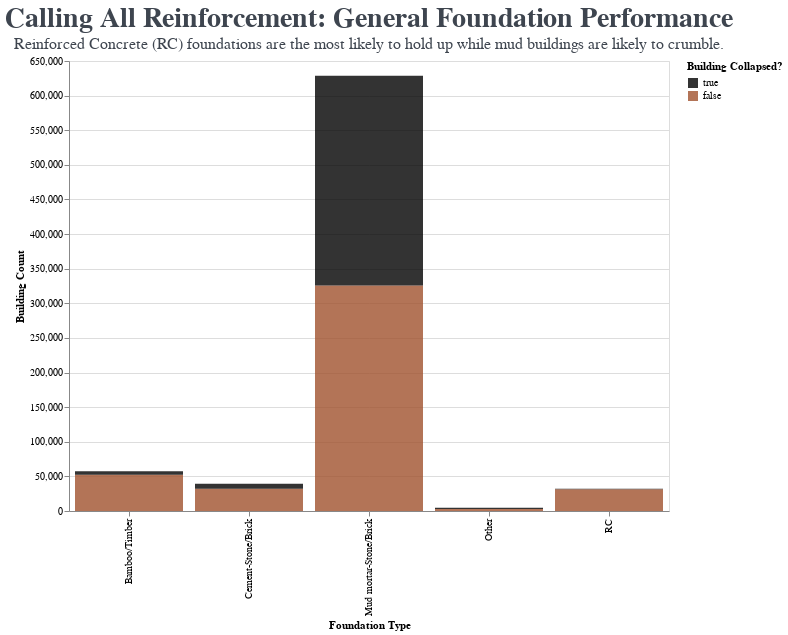

Here is the notebook cell this chart was saved with:
### Code cell
foundation = df.groupby(['collapse_grade', 'foundation_type']).count().reset_index()

dom = [True, False] 
rng = ['black', 'sienna'] 

foundation_collapse = alt.Chart(foundation, 
title='Land Condition By Collapse Grade').mark_bar(
    opacity=0.8
).encode(
    x=alt.X('foundation_type:N', title='Foundation Type').axis(),
    y=alt.Y('building_id', title='Building Count'),
    color=alt.Color('collapse_grade', title='Building Collapsed?').scale(domain=dom, range=rng))

foundation_collapse.properties(title = alt.TitleParams(
    text = "Calling All Reinforcement: General Foundation Performance", 
    subtitle = ["Reinforced Concrete (RC) foundations are the most likely to hold up while mud buildings are likely to crumble."],
    fontSize = 28,
    color = '#3E454F', 
    subtitleFont = 'Barlow',
    subtitleFontSize = 16, 
    subtitleColor = '#3E454F'),
    width=600,
    height=450
)

### Figure 1 — Vega-Lite specification as saved in the notebook (floating-point values rounded to 4 significant figures)
{"config": {"view": {"continuousWidth": 300, "continuousHeight": 300}}, "data": {"name": "data-93a392b7252853e7b1b0e914586c4fd3"}, "mark": {"type": "bar", "opacity": 0.8}, "encoding": {"color": {"field": "collapse_grade", "scale": {"domain": [true, false], "range": ["black", "sienna"]}, "title": "Building Collapsed?", "type": "nominal"}, "x": {"axis": {}, "field": "foundation_type", "title": "Foundation Type", "type": "nominal"}, "y": {"field": "building_id", "title": "Building Count", "type": "quantitative"}}, "height": 450, "title": {"text": "Calling All Reinforcement: General Foundation Performance", "color": "#3E454F", "fontSize": 28, "subtitle": ["Reinforced Concrete (RC) foundations are the most likely to hold up while mud buildings are likely to crumble."], "subtitleColor": "#3E454F", "subtitleFont": "Barlow", "subtitleFontSize": 16}, "width": 600, "$schema": "https://vega.github.io/schema/vega-lite/v5.8.0.json", "datasets": {"data-93a392b7252853e7b1b0e914586c4fd3": [{"collapse_grade": false, "foundation_type": "Bamboo/Timber", "building_id": 52348, "district_id": 52348, "vdcmun_id": 52348, "ward_id": 52348, "count_floors_pre_eq": 52348, "count_floors_post_eq": 52348, "age_building": 52348, "plinth_area_sq_ft": 52348, "height_ft_pre_eq": 52348, "height_ft_post_eq": 52348, "land_surface_condition": 52348, "roof_type": 52348, "ground_floor_type": 52348, "other_floor_type": 52348, "position": 52348, "plan_configuration": 52348, "has_superstructure_adobe_mud": 52348, "has_superstructure_mud_mortar_stone": 52348, "has_superstructure_stone_flag": 52348, "has_superstructure_cement_mortar_stone": 52348, "has_superstructure_mud_mortar_brick": 52348, "has_superstructure_cement_mortar_brick": 52348, "has_superstructure_timber": 52348, "has_superstructure_bamboo": 52348, "has_superstructure_rc_non_engineered": 52348, "has_superstructure_rc_engineered": 52348, "has_superstructure_other": 52348, "condition_post_eq": 52348, "damage_grade": 52348, "technical_solution_proposed": 52348, "district_name": 52348}, {"collapse_grade": false, "foundation_type": "Cement-Stone/Brick", "building_id": 32011, "district_id": 32011, "vdcmun_id": 32011, "ward_id": 32011, "count_floors_pre_eq": 32011, "count_floors_post_eq": 32011, "age_building": 32011, "plinth_area_sq_ft": 32011, "height_ft_pre_eq": 32011, "height_ft_post_eq": 32011, "land_surface_condition": 32011, "roof_type": 32011, "ground_floor_type": 32011, "other_floor_type": 32011, "position": 32011, "plan_configuration": 32011, "has_superstructure_adobe_mud": 32011, "has_superstructure_mud_mortar_stone": 32011, "has_superstructure_stone_flag": 32011, "has_superstructure_cement_mortar_stone": 32011, "has_superstructure_mud_mortar_brick": 32011, "has_superstructure_cement_mortar_brick": 32011, "has_superstructure_timber": 32011, "has_superstructure_bamboo": 32011, "has_superstructure_rc_non_engineered": 32011, "has_superstructure_rc_engineered": 32011, "has_superstructure_other": 32011, "condition_post_eq": 32011, "damage_grade": 32011, "technical_solution_proposed": 32011, "district_name": 32011}, {"collapse_grade": false, "foundation_type": "Mud mortar-Stone/Brick", "building_id": 325689, "district_id": 325689, "vdcmun_id": 325689, "ward_id": 325689, "count_floors_pre_eq": 325689, "count_floors_post_eq": 325689, "age_building": 325689, "plinth_area_sq_ft": 325689, "height_ft_pre_eq": 325689, "height_ft_post_eq": 325689, "land_surface_condition": 325689, "roof_type": 325689, "ground_floor_type": 325689, "other_floor_type": 325689, "position": 325689, "plan_configuration": 325689, "has_superstructure_adobe_mud": 325689, "has_superstructure_mud_mortar_stone": 325689, "has_superstructure_stone_flag": 325689, "has_superstructure_cement_mortar_stone": 325689, "has_superstructure_mud_mortar_brick": 325689, "has_superstructure_cement_mortar_brick": 325689, "has_superstructure_timber": 325689, "has_superstructure_bamboo": 325689, "has_superstructure_rc_non_engineered": 325689, "has_superstructure_rc_engineered": 325689, "has_superstructure_other": 325689, "condition_post_eq": 325689, "damage_grade": 325689, "technical_solution_proposed": 325689, "district_name": 325689}, {"collapse_grade": false, "foundation_type": "Other", "building_id": 2867, "district_id": 2867, "vdcmun_id": 2867, "ward_id": 2867, "count_floors_pre_eq": 2867, "count_floors_post_eq": 2867, "age_building": 2867, "plinth_area_sq_ft": 2867, "height_ft_pre_eq": 2867, "height_ft_post_eq": 2867, "land_surface_condition": 2867, "roof_type": 2867, "ground_floor_type": 2867, "other_floor_type": 2867, "position": 2867, "plan_configuration": 2867, "has_superstructure_adobe_mud": 2867, "has_superstructure_mud_mortar_stone": 2867, "has_superstructure_stone_flag": 2867, "has_superstructure_cement_mortar_stone": 2867, "has_superstructure_mud_mortar_brick": 2867, "has_superstructure_cement_mortar_brick": 2867, "has_superstructure_timber": 2867, "has_superstructure_bamboo": 2867, "has_superstructure_rc_non_engineered": 2867, "has_superstructure_rc_engineered": 2867, "has_superstructure_other": 2867, "condition_post_eq": 2867, "damage_grade": 2867, "technical_solution_proposed": 2867, "district_name": 2867}, {"collapse_grade": false, "foundation_type": "RC", "building_id": 31402, "district_id": 31402, "vdcmun_id": 31402, "ward_id": 31402, "count_floors_pre_eq": 31402, "count_floors_post_eq": 31402, "age_building": 31402, "plinth_area_sq_ft": 31402, "height_ft_pre_eq": 31402, "height_ft_post_eq": 31402, "land_surface_condition": 31402, "roof_type": 31402, "ground_floor_type": 31402, "other_floor_type": 31402, "position": 31402, "plan_configuration": 31402, "has_superstructure_adobe_mud": 31402, "has_superstructure_mud_mortar_stone": 31402, "has_superstructure_stone_flag": 31402, "has_superstructure_cement_mortar_stone": 31402, "has_superstructure_mud_mortar_brick": 31402, "has_superstructure_cement_mortar_brick": 31402, "has_superstructure_timber": 31402, "has_superstructure_bamboo": 31402, "has_superstructure_rc_non_engineered": 31402, "has_superstructure_rc_engineered": 31402, "has_superstructure_other": 31402, "condition_post_eq": 31402, "damage_grade": 31402, "technical_solution_proposed": 31402, "district_name": 31402}, {"collapse_grade": true, "foundation_type": "Bamboo/Timber", "building_id": 5124, "district_id": 5124, "vdcmun_id": 5124, "ward_id": 5124, "count_floors_pre_eq": 5124, "count_floors_post_eq": 5124, "age_building": 5124, "plinth_area_sq_ft": 5124, "height_ft_pre_eq": 5124, "height_ft_post_eq": 5124, "land_surface_condition": 5124, "roof_type": 5124, "ground_floor_type": 5124, "other_floor_type": 5124, "position": 5124, "plan_configuration": 5124, "has_superstructure_adobe_mud": 5124, "has_superstructure_mud_mortar_stone": 5124, "has_superstructure_stone_flag": 5124, "has_superstructure_cement_mortar_stone": 5124, "has_superstructure_mud_mortar_brick": 5124, "has_superstructure_cement_mortar_brick": 5124, "has_superstructure_timber": 5124, "has_superstructure_bamboo": 5124, "has_superstructure_rc_non_engineered": 5124, "has_superstructure_rc_engineered": 5124, "has_superstructure_other": 5124, "condition_post_eq": 5124, "damage_grade": 5124, "technical_solution_proposed": 5124, "district_name": 5124}, {"collapse_grade": true, "foundation_type": "Cement-Stone/Brick", "building_id": 7234, "district_id": 7234, "vdcmun_id": 7234, "ward_id": 7234, "count_floors_pre_eq": 7234, "count_floors_post_eq": 7234, "age_building": 7234, "plinth_area_sq_ft": 7234, "height_ft_pre_eq": 7234, "height_ft_post_eq": 7234, "land_surface_condition": 7234, "roof_type": 7234, "ground_floor_type": 7234, "other_floor_type": 7234, "position": 7234, "plan_configuration": 7234, "has_superstructure_adobe_mud": 7234, "has_superstructure_mud_mortar_stone": 7234, "has_superstructure_stone_flag": 7234, "has_superstructure_cement_mortar_stone": 7234, "has_superstructure_mud_mortar_brick": 7234, "has_superstructure_cement_mortar_brick": 7234, "has_superstructure_timber": 7234, "has_superstructure_bamboo": 7234, "has_superstructure_rc_non_engineered": 7234, "has_superstructure_rc_engineered": 7234, "has_superstructure_other": 7234, "condition_post_eq": 7234, "damage_grade": 7234, "technical_solution_proposed": 7234, "district_name": 7234}, {"collapse_grade": true, "foundation_type": "Mud mortar-Stone/Brick", "building_id": 303016, "district_id": 303016, "vdcmun_id": 303016, "ward_id": 303016, "count_floors_pre_eq": 303016, "count_floors_post_eq": 303016, "age_building": 303016, "plinth_area_sq_ft": 303016, "height_ft_pre_eq": 303016, "height_ft_post_eq": 303016, "land_surface_condition": 303016, "roof_type": 303016, "ground_floor_type": 303016, "other_floor_type": 303016, "position": 303016, "plan_configuration": 303016, "has_superstructure_adobe_mud": 303016, "has_superstructure_mud_mortar_stone": 303016, "has_superstructure_stone_flag": 303016, "has_superstructure_cement_mortar_stone": 303016, "has_superstructure_mud_mortar_brick": 303016, "has_superstructure_cement_mortar_brick": 303016, "has_superstructure_timber": 303016, "has_superstructure_bamboo": 303016, "has_superstructure_rc_non_engineered": 303016, "has_superstructure_rc_engineered": 303016, "has_superstructure_other": 303016, "condition_post_eq": 303016, "damage_grade": 303016, "technical_solution_proposed": 303016, "district_name": 303016}, {"collapse_grade": true, "foundation_type": "Other", "building_id": 1685, "district_id": 1685, "vdcmun_id": 1685, "ward_id": 1685, "count_floors_pre_eq": 1685, "count_floors_post_eq": 1685, "age_building": 1685, "plinth_area_sq_ft": 1685, "height_ft_pre_eq": 1685, "height_ft_post_eq": 1685, "land_surface_condition": 1685, "roof_type": 1685, "ground_floor_type": 1685, "other_floor_type": 1685, "position": 1685, "plan_configuration": 1685, "has_superstructure_adobe_mud": 1685, "has_superstructure_mud_mortar_stone": 1685, "has_superstructure_stone_flag": 1685, "has_superstructure_cement_mortar_stone": 1685, "has_superstructure_mud_mortar_brick": 1685, "has_superstructure_cement_mortar_brick": 1685, "has_superstructure_timber": 1685, "has_superstructure_bamboo": 1685, "has_superstructure_rc_non_engineered": 1685, "has_superstructure_rc_engineered": 1685, "has_superstructure_other": 1685, "condition_post_eq": 1685, "damage_grade": 1685, "technical_solution_proposed": 1685, "district_name": 1685}, {"collapse_grade": true, "foundation_type": "RC", "building_id": 718, "district_id": 718, "vdcmun_id": 718, "ward_id": 718, "count_floors_pre_eq": 718, "count_floors_post_eq": 718, "age_building": 718, "plinth_area_sq_ft": 718, "height_ft_pre_eq": 718, "height_ft_post_eq": 718, "land_surface_condition": 718, "roof_type": 718, "ground_floor_type": 718, "other_floor_type": 718, "position": 718, "plan_configuration": 718, "has_superstructure_adobe_mud": 718, "has_superstructure_mud_mortar_stone": 718, "has_superstructure_stone_flag": 718, "has_superstructure_cement_mortar_stone": 718, "has_superstructure_mud_mortar_brick": 718, "has_superstructure_cement_mortar_brick": 718, "has_superstructure_timber": 718, "has_superstructure_bamboo": 718, "has_superstructure_rc_non_engineered": 718, "has_superstructure_rc_engineered": 718, "has_superstructure_other": 718, "condition_post_eq": 718, "damage_grade": 718, "technical_solution_proposed": 718, "district_name": 718}]}}
